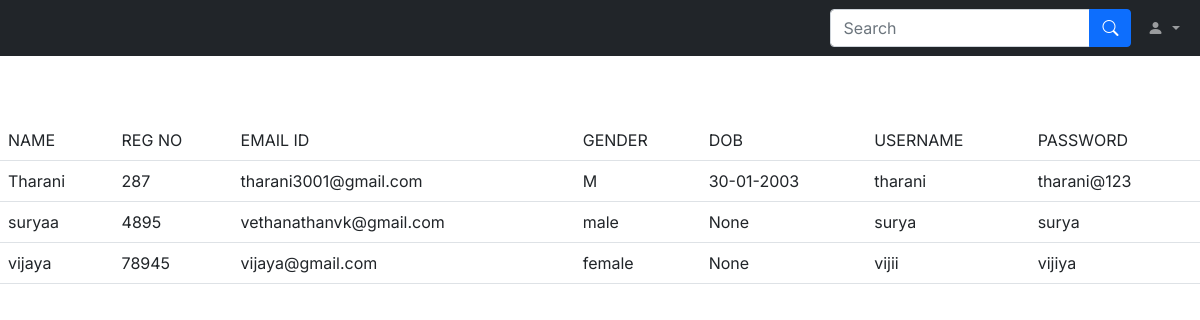
The page /panel on the database its author committed.
### main.py (models this page shows, shortened)
class User(db.Model):
    id = db.Column(db.Integer, primary_key=True)
    firstname = db.Column(db.String(255))
    lastname = db.Column(db.String(255))
    DOB = db.Column(db.String(10))
    gender = db.Column(db.String(1))
    username = db.Column(db.String(255))
    password = db.Column(db.String(255))
    email = db.Column(db.String(255))

### main.py (the view)
@app.route('/panel')
def panel():
    users = User.query.all()
    t=[]
    for user in users:
        t+=[[user.firstname,user.id,user.email, user.gender, user.DOB, user.username, user.password]]
    return render_template("studentdetails.html",data=t)

### templates/studentdetails.html (shortened to what this page needs)
<!DOCTYPE html>
<html lang="en">
  <head>
    <link rel="stylesheet" href="static/css/bootstrap.min.css" />
    <link
      rel="stylesheet"
      href="https://cdn.jsdelivr.net/npm/bootstrap-icons@1.4.1/font/bootstrap-icons.css"
    />
    <link rel="stylesheet" href="static/css/dataTables.bootstrap5.min.css" />
    <link rel="stylesheet" href="static/css/style.css" />
  </head>
  <body>
    <nav class="navbar navbar-expand-lg navbar-dark bg-dark fixed-top">
      <div class="container-fluid">
        <div class="collapse navbar-collapse" id="topNavBar">
          <form class="d-flex ms-auto my-3 my-lg-0">
            <div class="input-group">
              <input
                class="form-control"
                type="search"
                placeholder="Search"
                aria-label="Search"
              />
              <button class="btn btn-primary" type="submit">
                <i class="bi bi-search"></i>
              </button>
            </div>
          </form>
          <ul class="navbar-nav">
            <li class="nav-item dropdown">
              <a
                class="nav-link dropdown-toggle ms-2"
                href="#"
                role="button"
                data-bs-toggle="dropdown"
                aria-expanded="false"
              >
                <i class="bi bi-person-fill"></i>
              </a>
            </li>
          </ul>
        </div>
      </div>
    </nav>
    <br><br><br><br><br>
    <table id="example" class="table table-striped" style="width:100%">
        <thead>
            <tr>
                <td>NAME</td>
                <td>REG NO</td>
                <td>EMAIL ID</td>
                <td>GENDER</td>
                <td>DOB</td>
                <td>USERNAME</td>
                <td>PASSWORD</td>
            </tr>
            {% for d in data %}
            <tr>
                <td>{{ d[0]}}</td>
                <td>{{ d[1]}}</td>
                <td>{{ d[2]}}</td>
                <td>{{ d[3]}}</td>
                <td>{{ d[4]}}</td>
                <td>{{ d[5]}}</td>
                <td>{{ d[6]}}</td>
            </tr>
{% endfor %}
        </thead>
    </table>
  </body>
</html>

### rows shown on the page
User: firstname "Tharani", id "287", email "tharani3001@gmail.com", gender "M", DOB "30-01-2003", username "tharani", password "tharani@123"
User: firstname "suryaa", id "4895", email "vethanathanvk@gmail.com", gender "male", d "None", username "surya", password "surya"
User: firstname "vijaya", id "78945", email "vijaya@gmail.com", gender "female", d "None", username "vijii", password "vijiya"
